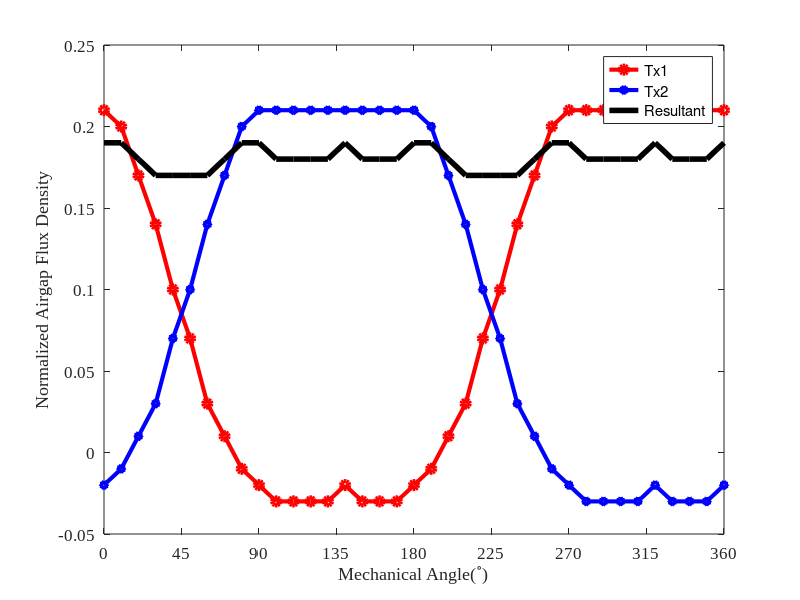
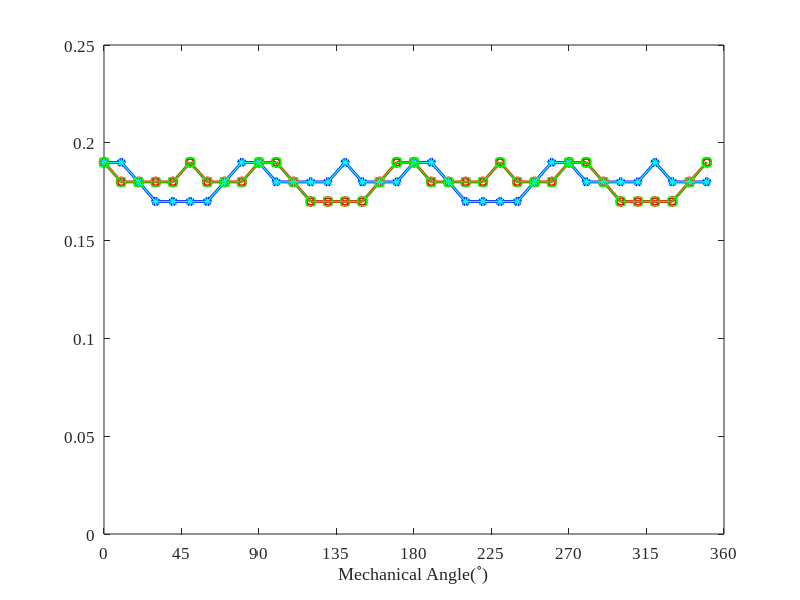
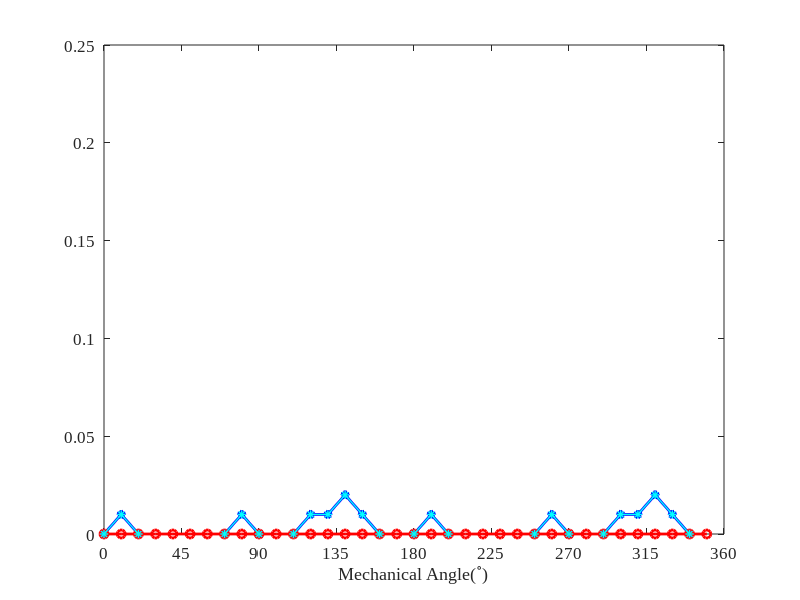
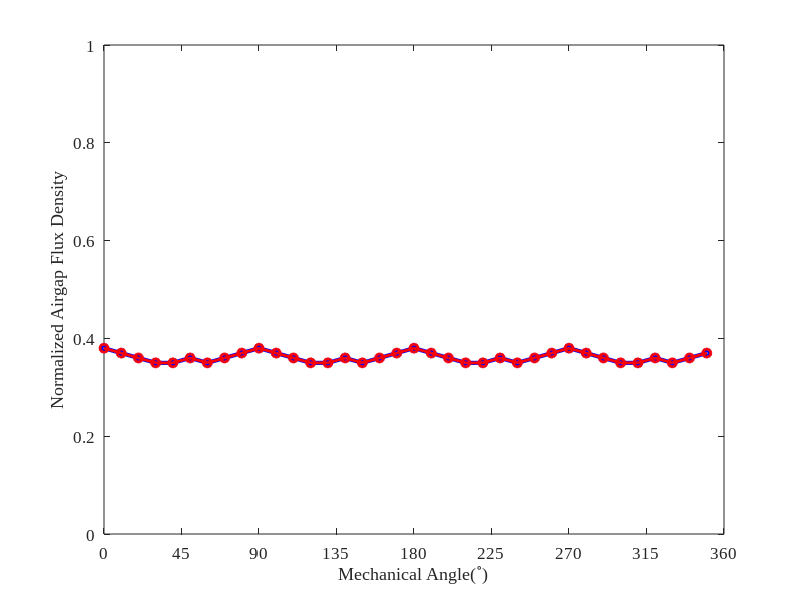

The MATLAB script that drew these images, in order:
load('normal_airgap.mat')
load('bended_airgap.mat')
%%

% bended_p1_total=bended_p1_total/max(bended_p1_total);
% bended_p2_total=bended_p2_total/max(bended_p2_total);
figure()
plot(bended_angle,bended_p1_total,'-or','LineWidth',3);
hold on;
plot(bended_angle,bended_p2_total,'-pb','LineWidth',3);
hold on ;
plot(bended_angle,bended_p2_total+bended_p1_total,'k','LineWidth',4);
xlim([0 360])

ylabel({'Normalized Airgap Flux Density'},'FontName','Times New Roman');
xlabel({'Mechanical Angle(^\circ)'},'FontName','Times New Roman');
set(gca,'FontName','Times New Roman','FontSize',12,'XTick',...
    [0 45 90 135 180 225 270 315 360]);
legend('Tx1','Tx2','Resultant');
set(legend,'Location','best');
%%
seconder1=bended_p2_total(1:end-1)+bended_p1_total(1:end-1);
seconder2=[seconder1(10:end),seconder1(1:9)];
seconder3=[seconder2(10:end),seconder2(1:9)];
seconder4=[seconder3(10:end),seconder3(1:9)];

figure()
plot(bended_angle(1:end-1),seconder1,'-pb','LineWidth',2);
hold on;
plot(bended_angle(1:end-1),seconder2,'-or','LineWidth',2);
hold on;
plot(bended_angle(1:end-1),seconder3,'-c*','LineWidth',1);
hold on;
plot(bended_angle(1:end-1),seconder4,'-gs','LineWidth',1);
xlim([0 360])

ylabel({''},'FontName','Times New Roman');
xlabel({'Mechanical Angle(^\circ)'},'FontName','Times New Roman');
set(gca,'FontName','Times New Roman','FontSize',12,'XTick',...
    [0 45 90 135 180 225 270 315 360]);
ylim([0 0.25])
% grid on;
%% Delta M 

figure()
plot(bended_angle(1:end-1),seconder1-seconder2,'-pb','LineWidth',2);
hold on;
plot(bended_angle(1:end-1),seconder1-seconder3,'-or','LineWidth',2);
hold on;
plot(bended_angle(1:end-1),seconder1-seconder4,'-c*','LineWidth',1);
xlim([0 360])

ylabel({''},'FontName','Times New Roman');
xlabel({'Mechanical Angle(^\circ)'},'FontName','Times New Roman');
set(gca,'FontName','Times New Roman','FontSize',12,'XTick',...
    [0 45 90 135 180 225 270 315 360]);
ylim([0 0.25])

%%
bended_p1_total1=bended_p1_total(1:end-1)+[bended_p1_total(10:end-1),bended_p1_total(1:9)]+...
    [bended_p1_total(19:end-1),bended_p1_total(1:18)]+...
    [bended_p1_total(28:end-1),bended_p1_total(1:27)];
%%
figure()
% plot(bended_angle(1:end-1),bended_p1_total(1:end-1),'-or','LineWidth',3);
% hold on;
% plot(bended_angle(1:end-1),[bended_p1_total(9:end-1),bended_p1_total(1:8)],'-ob','LineWidth',3);
% hold on;
% plot(bended_angle(1:end-1),[bended_p1_total(18:end-1),bended_p1_total(1:17)],'-og','LineWidth',3);
% hold on;
% plot(bended_angle(1:end-1),  [bended_p1_total(27:end-1),bended_p1_total(1:26)],'-ok','LineWidth',3);
plot(bended_angle(1:end-1),bended_p1_total1,'-pb','LineWidth',3);
hold on;
plot(bended_angle(1:end-1),[bended_p1_total1(19:end),bended_p1_total1(1:18)],'-or','LineWidth',2);
xlim([0 360])

ylabel({'Normalized Airgap Flux Density'},'FontName','Times New Roman');
xlabel({'Mechanical Angle(^\circ)'},'FontName','Times New Roman');
set(gca,'FontName','Times New Roman','FontSize',12,'XTick',...
    [0 45 90 135 180 225 270 315 360]);
ylim([0 1])



%%

normal_p1_total=normal_p1_total/max(normal_p1_total);
normal_p2_total=normal_p2_total/max(normal_p2_total);
figure()
plot(normal_angle,normal_p1_total,'-or','LineWidth',3);
hold on;
plot(normal_angle,normal_p2_total,'-pb','LineWidth',3);
hold on ;
plot(normal_angle,normal_p2_total+normal_p1_total,'k','LineWidth',4);
hold on ;
xlim([0 360])


ylabel({'Normalized Airgap Flux Density'},'FontName','Times New Roman');
xlabel({'Mechanical Angle(^\circ)'},'FontName','Times New Roman');
set(gca,'FontName','Times New Roman','FontSize',12,'XTick',...
    [0 45 90 135 180 225 270 315 360]);
legend('Tx1','Tx2','Resultant');
set(legend,'Location','best');
